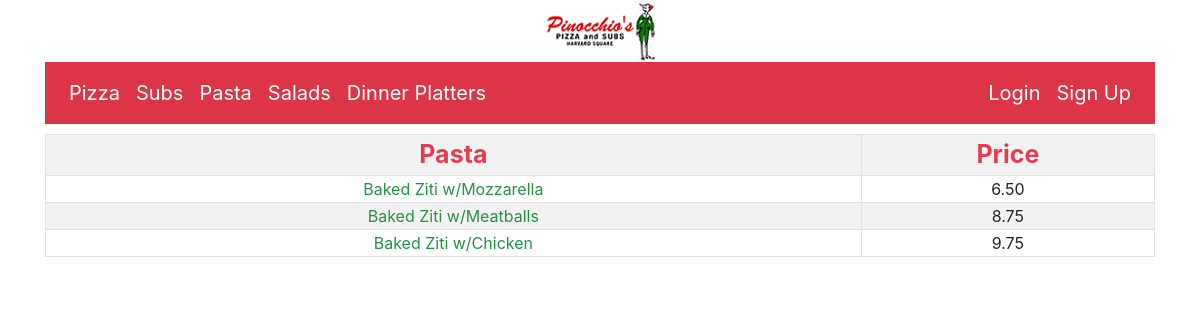
Page /menu_pasta on the committed database.
### orders/models.py (models this page shows, shortened)
class Food(models.Model):
    name = models.CharField(max_length=64, verbose_name="Food")
    category = models.ForeignKey(Category, on_delete=models.CASCADE, related_name='food_category')
    size = models.ForeignKey(Size, on_delete=models.CASCADE, related_name='food_size', blank=True, null=True)
    type = models.ForeignKey(PizzaType, on_delete=models.CASCADE, related_name='pizza_type', blank=True, null=True)
    select_toppings = models.ForeignKey(ToppingNumber, on_delete=models.CASCADE, related_name='pizza_topping_number',
                                        blank=True, null=True)
    price = models.ForeignKey(Price, on_delete=models.CASCADE, related_name='food_price')
    extra = models.BooleanField(default=False)

class Price(models.Model):
    price = models.DecimalField(max_digits=6, decimal_places=2)
    def __str__(self):
        return f"{self.price}"

### orders/views.py (the view)
# urls.py: path("menu_pasta", views.menu_pasta, name="menu_pasta"),
def menu_pasta(request):
    username = request.user.username
    context = {
        "pasta": Food.objects.filter(category__name__icontains="Pasta"),
        "cart_count": cart_count(username),
    }
    return render(request, "orders/menu_pasta.html", context)

### orders/views.py (called while the page is built)
def cart_count(username):
    try:
        cart1 = OrderNumber.objects.get(username=username, in_cart=True)
    except OrderNumber.MultipleObjectsReturned:
        raise Http404("More than one cart found.")
    except OrderNumber.DoesNotExist:
        return 0
    else:
        return cart1.order_items.exclude(extra=True).count()

### orders/templates/orders/menu_pasta.html (shortened to what this page needs)
{% extends 'orders/base.html' %}
{% block content %}
    <table class="table-striped table-bordered table-hover table-condensed col-sm-12">
        <th class="text-center">Pasta</th><th class="text-center">Price</th>
        {% for pasta in pasta %}
            <tr>
                <td class="text-center"><a href="{% url 'pasta' pasta.id %}">{{ pasta.name }}</a></td>
                <td class="text-center">{{ pasta.price }}</td>
            </tr>
        {% endfor %}
    </table>
{% endblock %}

### orders/static/orders/css/style.css (style rules this page uses)
a { color: #239346 !important; }
table, td, th { text-align: center; }
th { font-size: 25px; color: #e73c50; }
#cart table, td, th { text-align: left; }

### rows in the picture
Food: name "Baked Ziti w/Mozzarella", price "6.50"
Food: name "Baked Ziti w/Meatballs", price "8.75"
Food: name "Baked Ziti w/Chicken", price "9.75"
